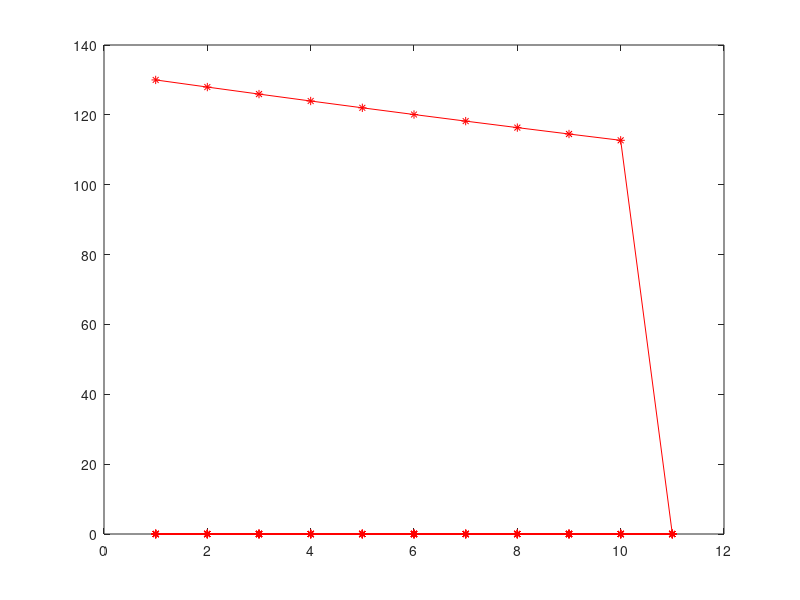

This chart was generated by the following MATLAB code:
global gamma;
global a;
global b;
gamma = 2;
a = 10;
b = 3;

l = gamma + pow2(a) / 4;
n = 1 / l;

function y = f(x)
    global a;
    global b;
    global gamma;
    y = log(1 + exp(a * x)) - b * x + 1/2 * gamma * x * x;
end

function y = df(x)
    global a;
    global b;
    global gamma;
    y = 1 / (1 + exp(a * x)) * exp(a * x) * a - b + gamma * x;
end

epoch = 10;

x0 = -10;

x = zeros(epoch + 1);
y = zeros(epoch + 1);

x(1) = x0;
y(1) = f(x0);

for s = 1 : (epoch - 1)
    x(s + 1) = x(s) - n * df(x(s));
    y(s + 1) = f(x(s + 1));
end

i = [1 : epoch + 1];
plot(i, y, '-r*')



